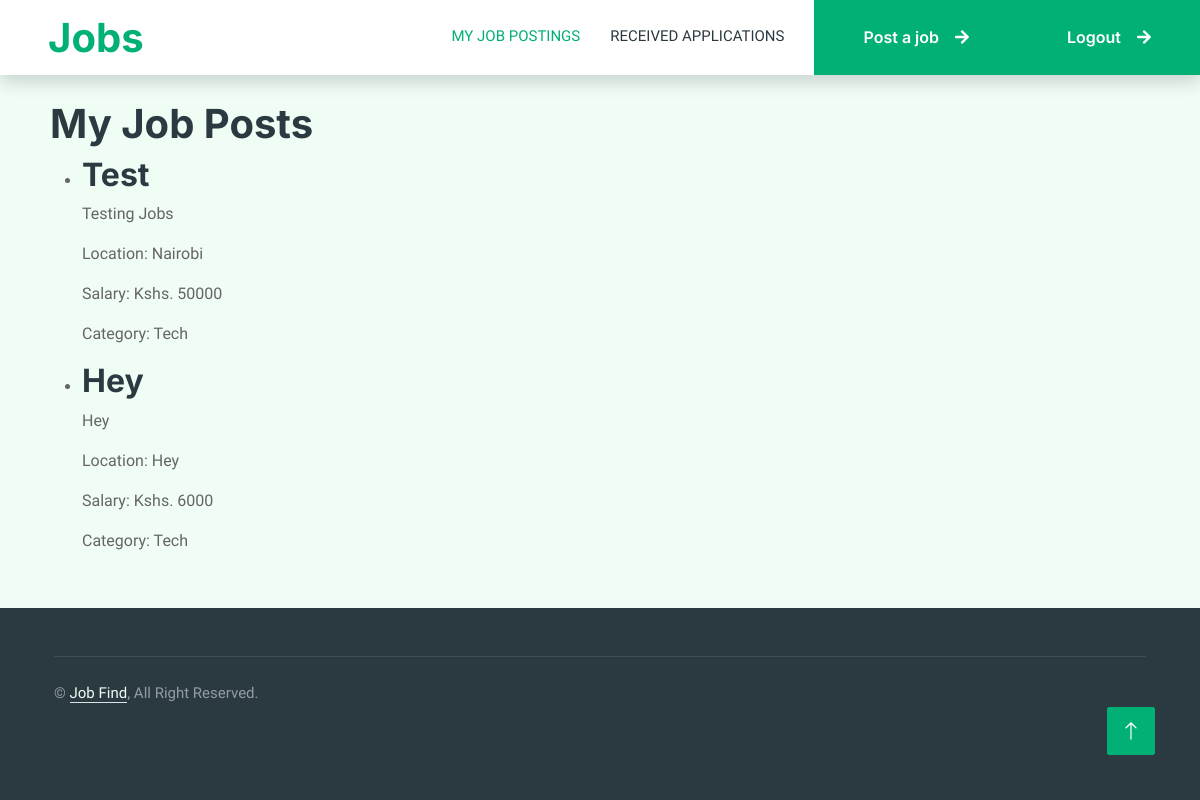
Screenshot of /employer_dashboard (signed in) with the database file from the repository.
### app.py (models this page shows, shortened)
class Job(db.Model):
    id = db.Column(db.Integer, primary_key=True)
    title = db.Column(db.String(100), nullable=False)
    description = db.Column(db.Text, nullable=False)
    date_posted = db.Column(db.DateTime, default=datetime.utcnow)
    company_id = db.Column(db.Integer, db.ForeignKey('company.id'), nullable=False)
    company = db.relationship('Company', backref=db.backref('jobs', lazy=True))
    location = db.Column(db.String(100), nullable=False)
    company_logo = db.Column(db.String(255), nullable=False)
    salary = db.Column(db.Integer, nullable=False)
    category = db.Column(db.String(50), nullable=False)

### app.py (the view)
@app.route('/employer_dashboard')
def employer_dashboard():
    user_companies = current_user.companies
    jobs = Job.query.all()
    return render_template('jobposts.html', companies=user_companies, jobs=jobs)

### app.py (called while the page is built)
@login_manager.user_loader
def load_user(user_id):
    return User.query.get(int(user_id))

### templates/jobposts.html (shortened to what this page needs)
{% extends "base.html" %}
{% block body %}
    <nav class="navbar navbar-expand-lg bg-white navbar-light shadow sticky-top p-0">
        <a href="index.html" class="navbar-brand d-flex align-items-center text-center py-0 px-4 px-lg-5">
            <h1 class="m-0 text-primary">Jobs</h1>
        </a>
        <div class="collapse navbar-collapse" id="navbarCollapse">
            <div class="navbar-nav ms-auto p-4 p-lg-0">
                <a href="{{ url_for('employer_dashboard') }}" class="nav-item nav-link active">My Job Postings</a>
                <a href="{{ url_for('applications1') }}" class="nav-item nav-link">Received Applications</a>
                <a href="{{ url_for('post_job') }}" class="btn btn-primary rounded-0 py-4 px-lg-5 d-none d-lg-block">Post a job<i class="fa fa-arrow-right ms-3"></i></a>
            </div>
            <a href="{{ url_for('logout') }}" class="btn btn-primary rounded-0 py-4 px-lg-5 d-none d-lg-block">Logout<i class="fa fa-arrow-right ms-3"></i></a>
        </div>
    </nav>
    <div style="position: fixed; top: 100px; left: 50px;">
        <h1>My Job Posts</h1>
        {% if jobs %}
            <ul>
                {% for job in jobs %}
                    <li>
                        <h2>{{ job.title }}</h2>
                        <p>{{ job.description }}</p>
                        <p>Location: {{ job.location }}</p>
                        <p>Salary: Kshs. {{ job.salary }}</p>
                        <p>Category: {{ job.category }}</p>
                    </li>
                {% endfor %}
            </ul>
        {% else %}
            <p>You haven't posted any jobs.</p>
        {% endif %}
    </div>
{% endblock %}

### static/css/style.css (style rules this page uses)
:root { --primary: #00B074; --secondary: #2B9BFF; --light: #EFFDF5; --dark: #2B3940; }
.btn { font-family: 'Inter', sans-serif; font-weight: 600; transition: .5s; }
.btn.btn-primary, .btn.btn-secondary { color: #FFFFFF; }
.navbar-dark .navbar-nav .nav-link, .navbar-light .navbar-nav .nav-link { margin-right: 30px; padding: 25px 0; color: #FFFFFF; font-size: 15px; text-transform: uppercase; outline: none; }
.navbar-dark .navbar-nav .nav-link:hover, .navbar-dark .navbar-nav .nav-link.active, .navbar-light .navbar-nav .nav-link:hover, .navbar-light .navbar-nav .nav-link.active { color: var(--primary); }
.navbar-light .navbar-brand, .navbar-light a.btn { height: 75px; }
.navbar-light .navbar-nav .nav-link { color: var(--dark); font-weight: 500; }
.navbar-light.sticky-top { top: -100px; transition: .5s; }

### templates/base.html (style rules this page uses)
html, body { height: 100%; margin: 0; }

### rows the page displays
Job: title "Test", description "Testing Jobs", location "Nairobi", salary "50000", category "Tech"
Job: title "Hey", description "Hey", location "Hey", salary "6000", category "Tech"
